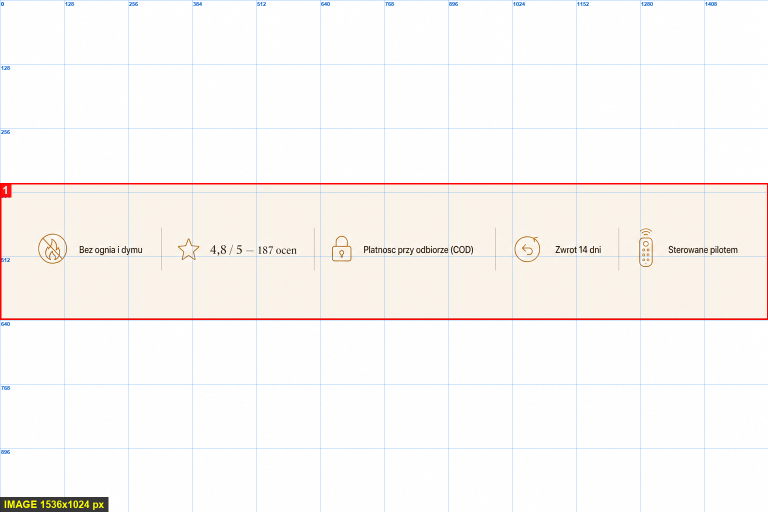
#> input picture scripts/mockup-tools/FABRYKA-migotek/ir/02-zaufanie-annotated.png, 1536 x 1024 px (shown at 1/2 size)
$ python -i sekcja-diff.py   (imports and definitions only)   (older library calls are emulated)
#> lines starting #> are read from the running program, lines starting #| are printed output that depends on the picture
# -*- coding: utf-8 -*-
"""
sekcja-diff.py <url|plik> <makiety-dir> <out-dir> [--manifest id=NN-file.png,id2=NN2-file.png] [--width 1280]

DOWÓD per sekcja (F7.1 GATE). Headless Chrome (CDP, wlasny profil — precedens LEDGER: profil MCP
bywa zajety), Emulation.setDeviceMetricsOverride (Chrome clampuje okno do ~500px, wiec metryki
narzucamy przez override, nie --window-size). Kroki:
  1) load file:///url, wymus stan finalny (reveal .in, transitions off), przescrolluj (lazy img),
  2) getBoundingClientRect kazdej <section id> (+ .sticky-buy) w koordach dokumentu,
  3) pelny screenshot (captureBeyondViewport, clip 0..docH),
  4) crop renderu per sekcja,
  5) mapowanie id->NN (manifest w argumencie LUB auto: sekcje wg y  x  makiety wg NN),
  6) skladanka [makieta | render] + SSIM (skimage, wspolny resize),
  7) zapis dopasowanie/NN-<id>.png + dopasowanie/DOPASOWANIE.md (tabela: sekcja - SSIM - werdykt).

Wymaga: Chrome + numpy + Pillow + scikit-image.
"""
import sys, os, io, json, time, subprocess, socket, urllib.request, base64, tempfile, shutil, re, glob, math
from PIL import Image, ImageDraw, ImageFont
import numpy as np
from skimage.metrics import structural_similarity as ssim
# [4 lines not run here, left out]

CHROME_CANDS = [
    r"C:\Program Files\Google\Chrome\Application\chrome.exe",
    r"C:\Program Files (x86)\Google\Chrome\Application\chrome.exe",
    os.path.expandvars(r"%LOCALAPPDATA%\Google\Chrome\Application\chrome.exe"),
]
# [4 lines left out: function chrome_path, not called in this run]
def free_port():
    s=socket.socket(); s.bind(("127.0.0.1",0)); p=s.getsockname()[1]; s.close(); return p
def cdp_get(port,path):
    return json.loads(urllib.request.urlopen("http://127.0.0.1:%d%s"%(port,path),timeout=5).read())
# [6 lines left out: function wait_debugger, not called in this run]

class WS:
    # [33 lines left out: functions __init__, _frame, _recv_frame, call, not called in this run]

FORCE_FINAL = (
    "var s=document.createElement('style');"
    "s.textContent='*{transition:none!important;animation:none!important}"
    " .reveal,[data-mo]{opacity:1!important;transform:none!important;visibility:visible!important}"
    " .hero-media,[data-mo=\"hero-scene\"],.prob-scene,.final-scene,.benefits-scene{opacity:1!important;transform:none!important}';"
    "document.head.appendChild(s);"
    "document.documentElement.classList.remove('anim');"
    "document.querySelectorAll('.reveal').forEach(function(e){e.classList.add('in');});"
)

RECTS_JS = r"""
(function(){
  var out=[];
  document.querySelectorAll('section[id], .sticky-buy').forEach(function(el){
    var r=el.getBoundingClientRect();
    var id=el.id|| (el.className.indexOf('sticky-buy')>-1?'sticky':(el.className.split(' ')[0]||'?'));
    if(r.height<4) return;
    out.push({id:id,x:Math.max(0,Math.round(r.x)),y:Math.round(r.y+window.scrollY),
              w:Math.round(r.width),h:Math.round(r.height)});
  });
  return JSON.stringify({rects:out,docH:Math.max(document.body.scrollHeight,document.documentElement.scrollHeight),
                         vw:window.innerWidth});
})()
"""

STRUCT_JS = r"""
(function(){
  function sig(el){var cls=(el.className&&el.className.split)?el.className.split(' ')[0]:'';return el.tagName+'.'+cls;}
  function isFullBleedScene(el,SW,SH){var r=el.getBoundingClientRect();var cs=getComputedStyle(el);
    var big=(r.width*r.height)>=0.55*SW*SH; var abs=(cs.position==='absolute'||cs.position==='fixed');
    return big&&abs;}
  function natOf(el){ if(el.tagName==='IMG') return [el.naturalWidth||0, el.naturalHeight||0];
    if(el.tagName==='VIDEO') return [el.videoWidth||0, el.videoHeight||0];
    var im=el.querySelector&&el.querySelector('img'); if(im) return [im.naturalWidth||0, im.naturalHeight||0]; return [0,0]; }
  function ofOf(el){ var e=el; if(el.tagName==='PICTURE'){var im=el.querySelector('img'); if(im)e=im;}
    return getComputedStyle(e).objectFit||''; }
  var sections=[];
  document.querySelectorAll('section[id]').forEach(function(sec){
    var sr=sec.getBoundingClientRect();var SX=sr.x,SYY=sr.y+window.scrollY,SW=sr.width,SH=sr.height;
    if(SH<4) return;
    // ---- repeated tiles: largest group of similar-width siblings, area>=1.5% sekcji, poza <svg> ----
    var best=null; var all=sec.querySelectorAll('*'); var conts=[];
    for(var i=0;i<all.length;i++){ if(all[i].closest('svg')) continue; if(all[i].children&&all[i].children.length>=3) conts.push(all[i]); }
    conts.forEach(function(cont){ var groups={};
      for(var j=0;j<cont.children.length;j++){ var c=cont.children[j]; if(c.closest('svg')&&c.tagName!=='SVG') continue;
        var r=c.getBoundingClientRect(); if(r.width<8||r.height<8) continue;
        if(r.width*r.height < 0.015*SW*SH) continue;
        (groups[sig(c)]=groups[sig(c)]||[]).push({w:r.width,h:r.height,x:r.x,y:r.y+window.scrollY}); }
      for(var s in groups){ var g=groups[s]; if(g.length<3) continue;
        var ws=g.map(function(o){return o.w;}); var mean=ws.reduce(function(a,b){return a+b;},0)/ws.length;
        var sd=Math.sqrt(ws.reduce(function(a,b){return a+(b-mean)*(b-mean);},0)/ws.length);
        if(mean<=0||sd/mean>0.3) continue; var score=g.length*mean;
        if(!best||score>best.score) best={sig:s,members:g,score:score}; } });
    var tiles=null;
    if(best){ var ys=best.members.map(function(m){return m.y;}); var minY=Math.min.apply(null,ys);
      var hs=best.members.map(function(m){return m.h;}).sort(function(a,b){return a-b;}); var medH=hs[Math.floor(hs.length/2)];
      var cols=best.members.filter(function(m){return m.y-minY<medH*0.5;}).length;
      var wss=best.members.map(function(m){return m.w;}).sort(function(a,b){return a-b;}); var medW=wss[Math.floor(wss.length/2)];
      tiles={sig:best.sig,count:best.members.length,cols:cols,medWpct:medW/SW,medHpct:medH/SH,ar:medW/medH,
             yband:[(minY-SYY)/SH, (Math.max.apply(null,best.members.map(function(m){return m.y+m.h;}))-SYY)/SH]}; }
    // ---- images (in-flow, poza full-bleed sceną). Pomijamy <img> wewnątrz <picture> (podwójne
    //      liczenie tego samego kadru). objectFit+natW/H → self-check „pustka" (letterbox contain). ----
    var imgs=[];
    sec.querySelectorAll('img,video,picture').forEach(function(im){
      if(im.tagName==='IMG' && im.closest('picture')) return;
      var r=im.getBoundingClientRect();
      if(r.width*r.height<0.01*SW*SH) return; var fb=isFullBleedScene(im,SW,SH); var nat=natOf(im);
      imgs.push({xpct:(r.x-SX)/SW,wpct:r.width/SW,ypct:(r.y+window.scrollY-SYY)/SH,hpct:r.height/SH,
                 cxpct:((r.x+r.width/2)-SX)/SW,cypct:((r.y+window.scrollY+r.height/2)-SYY)/SH,
                 areaPct:(r.width*r.height)/(SW*SH),ar:r.height/r.width,fullbleed:fb,
                 boxW:r.width,boxH:r.height,natW:nat[0],natH:nat[1],objectFit:ofOf(im)}); });
    imgs.sort(function(a,b){return b.areaPct-a.areaPct;});
    // ---- text column (reading column: pomiń pełnoszerokie bloki >0.8 z prawej krawędzi) ----
    var minL=Infinity,maxR=-Infinity,any=false;
    sec.querySelectorAll('h1,h2,h3,p,li,summary,.eyebrow,.lead').forEach(function(t){
      var tr=t.getBoundingClientRect(); var txt=(t.textContent||'').trim();
      if(tr.width<10||tr.height<6||txt.length<2) return; var wpct=tr.width/SW; any=true;
      if((tr.x-SX)/SW<minL) minL=(tr.x-SX)/SW;
      if(wpct<0.8 && (tr.x+tr.width-SX)/SW>maxR) maxR=(tr.x+tr.width-SX)/SW; });
    var content=null;
    if(any&&maxR>0){ var L=Math.max(0,minL),R=Math.max(0,1-maxR); content={leftGut:L,rightGut:R,asym:Math.abs(L-R),colW:Math.max(0,maxR-minL)}; }
    // ---- wrap (kontener max-width) — do pomiaru gutterów W RENDERZE (self-check, bez makiety) ----
    var wrapEl=sec.querySelector('.wrap, .hero-wrap, .final-wrap, [class*="wrap"]'); var wrap=null;
    if(wrapEl){ var wr=wrapEl.getBoundingClientRect(); wrap={L:(wr.x-SX)/SW, R:(wr.x+wr.width-SX)/SW}; }
    // ---- contentBlock: union bbox treści (tekst+CTA+obrazy in-flow), BEZ scen full-bleed.
    //      Ostatnia solidna „dolna krawędź treści" (pustka-w-sekcji) + gutter-hug (przyklejenie do boku). ----
    var cbL=Infinity,cbR=-Infinity,cbB=-Infinity,cbN=0;
    function cbAdd(r){ var l=(r.x-SX)/SW,rr=(r.x+r.width-SX)/SW,b=(r.y+window.scrollY+r.height-SYY)/SH;
      if(l<cbL)cbL=l; if(rr>cbR)cbR=rr; if(b>cbB)cbB=b; cbN++; }
    sec.querySelectorAll('h1,h2,h3,h4,h5,h6,p,li,summary,blockquote,figcaption,.eyebrow,.lead,a.btn,button,[data-checkout]').forEach(function(t){
      if(t.closest('svg')) return; var tr=t.getBoundingClientRect(); var txt=(t.textContent||'').trim();
      var isBtn=t.matches('a.btn,button,[data-checkout]');
      if(tr.width<10||tr.height<6) return; if(!isBtn && txt.length<2) return; cbAdd(tr); });
    sec.querySelectorAll('img,video,picture').forEach(function(im){ if(im.tagName==='IMG'&&im.closest('picture'))return;
      var r=im.getBoundingClientRect(); if(r.width*r.height<0.01*SW*SH) return; if(isFullBleedScene(im,SW,SH))return; cbAdd(r); });
    var contentBlock = cbN? {L:Math.max(0,cbL),R:Math.min(1,cbR),B:cbB,n:cbN} : null;
    sections.push({id:sec.id,x:SX,y:SYY,w:SW,h:SH,ar:SH/SW,tiles:tiles,imgs:imgs.slice(0,3),content:content,
                   wrap:wrap,contentBlock:contentBlock});
  });
  return JSON.stringify({sections:sections,vw:window.innerWidth});
})()
"""

# PETLA DELT (audyt 18.07): pomiar kluczowych elementow renderu (getComputedStyle +
# getBoundingClientRect) per sekcja -> porownanie z IR makiety -> KONKRETNE delty (font-size,
# kolor tla, pozycja chipa, obecnosc swasha). Wzorzec z viewport-diff.py --measure, tu per-sekcja.
MEASURE_JS = r"""
(function(){
  function px(v){ v=parseFloat(v); return isFinite(v)?Math.round(v):0; }
  function effBg(el){ var e=el;
    while(e){ var c=getComputedStyle(e).backgroundColor;
      if(c && c!=='rgba(0, 0, 0, 0)' && c!=='transparent') return c; e=e.parentElement; }
    return getComputedStyle(document.body).backgroundColor; }
  function biggestHeading(sec){ var best=null,bp=0;
    sec.querySelectorAll('h1,h2,h3,[class*="title"],[class*="hero-h"],[class*="headline"]').forEach(function(t){
      var tx=(t.textContent||'').trim(); if(tx.length<2) return;
      var r=t.getBoundingClientRect(); if(r.width<10||r.height<8) return;
      var fp=px(getComputedStyle(t).fontSize); if(fp>bp){ bp=fp; best=t; } });
    return best; }
  function meas(el,SX,SW){ if(!el) return null; var cs=getComputedStyle(el); var r=el.getBoundingClientRect();
    var tx=(el.textContent||'').trim().slice(0,32);
    return {px:px(cs.fontSize), weight:cs.fontWeight, color:cs.color,
            cx:((r.x+r.width/2)-SX)/SW, sample:tx}; }
  var PRICE='.hero-price,.price,[class*="price"],[class*="cena"],[class*="kwota"]';
  var EYE='.eyebrow,[class*="eyebrow"],[class*="kicker"],[class*="overline"]';
  var out={};
  document.querySelectorAll('section[id]').forEach(function(sec){
    var sr=sec.getBoundingClientRect(); var SX=sr.x, SW=sr.width; if(SW<4) return;
    var hi=[];
    sec.querySelectorAll('.hi,[class*="hi-"],mark,u,[class*="underline"],[class*="swash"],[class*="squiggle"]').forEach(function(e){
      var r=e.getBoundingClientRect(); if(r.width<6||r.height<6) return;
      hi.push({x:Math.round(r.x), y:Math.round(r.y+window.scrollY), w:Math.round(r.width), h:Math.round(r.height)}); });
    var chips=[];
    sec.querySelectorAll('[class*="chip"],[class*="trust"],[class*="badge"],[class*="rating"],[class*="stars"]').forEach(function(e){
      var r=e.getBoundingClientRect(); if(r.width<8||r.height<8||r.width>0.6*SW) return;
      chips.push({cx:((r.x+r.width/2)-SX)/SW, w:r.width/SW}); });
    out[sec.id]={w:Math.round(SW), bg:effBg(sec), h1:meas(biggestHeading(sec),SX,SW),
                 price:meas(sec.querySelector(PRICE),SX,SW), eyebrow:meas(sec.querySelector(EYE),SX,SW),
                 hi:hi, chips:chips};
  });
  return JSON.stringify(out);
})()
"""

# [60 lines left out: functions render_full, load_makieta_map, not called in this run]

# mobile: makieta tylko dla wybranych sekcji (hero, wideo). Mapa id->plik po slowach kluczowych.
MOBILE_MK_TOKENS = {
    "hero": ["hero"],
    "wideo": ["wideo", "video"],
    "video": ["wideo", "video"],
    "demo": ["demo"],
    "interakcja": ["interakcja"],
}
# [57 lines left out: functions load_makieta_mobile_map, composite_render_only, ssim_score, composite, not called in this run]

MOBILE_MARK = "<!-- MOBILE-390 -->"

# [66 lines left out: functions merge_mobile_md, run_mobile, not called in this run]

# ============================================================================
# LAYOUT-DIFF STRUKTURALNY (R13) — IR makiety (bbox) vs DOM getBoundingClientRect.
# Checki w % szerokosci sekcji. Wynik = kolumna LAYOUT w DOPASOWANIE.md; gate-check
# czyta ja jako severity FAIL. Progi w gate-manifest.json (layout_diff.progi).
# ============================================================================
SCRIPT_DIR = os.path.dirname(os.path.abspath(__file__))

# [7 lines left out: function load_layout_cfg, not called in this run]

def _norm_id(s):
    return re.sub(r"[-_/. ]", "", (s or "").lower())

# [60 lines left out: functions resolve_type, ensure_ir, ir_content_bbox, ir_text_asym, ir_image_slot, not called in this run]

def makieta_columns(makieta_path, yband=None):
    try:
        import cv2
    except Exception:
        return None
    im = cv2.imread(makieta_path)
#> im is the input picture: shape (1024, 1536, 3); mean B, G, R 245.3, 247.1, 250.1
    if im is None: return None
    H, W = im.shape[:2]
#> H = 1024; W = 1536
    y0, y1 = (0.30, 0.92) if not yband else (max(0.0, yband[0]), min(1.0, yband[1]))
    if y1-y0 < 0.05: y0, y1 = 0.30, 0.92
    strip = im[int(H*y0):int(H*y1), :]
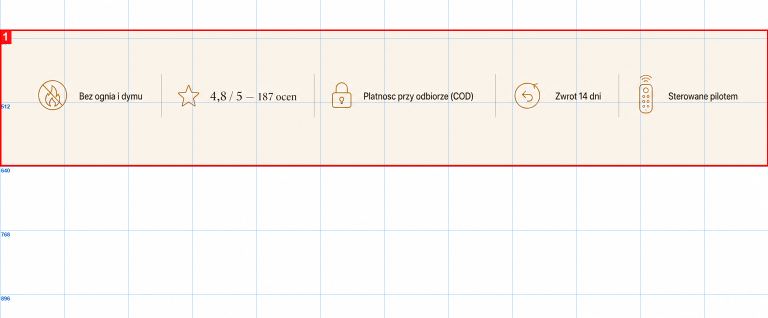
#> strip: shape (635, 1536, 3) (shown at 1/2 size); mean B, G, R 241.3, 244.5, 249.8
    g = cv2.cvtColor(strip, cv2.COLOR_BGR2GRAY)
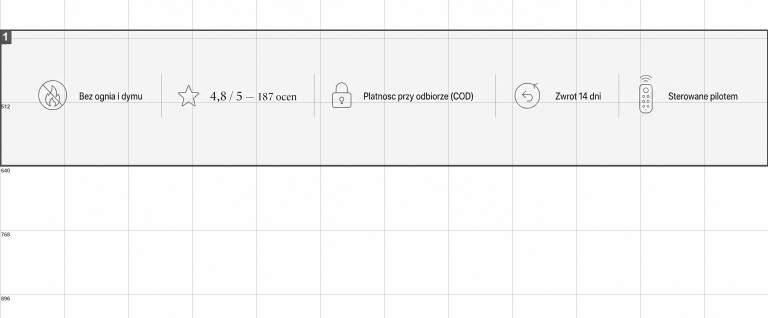
#> g: shape (635, 1536) (shown at 1/2 size); min 0, max 255, mean 245.7
    sob = np.abs(cv2.Sobel(g, cv2.CV_32F, 1, 0, ksize=3))
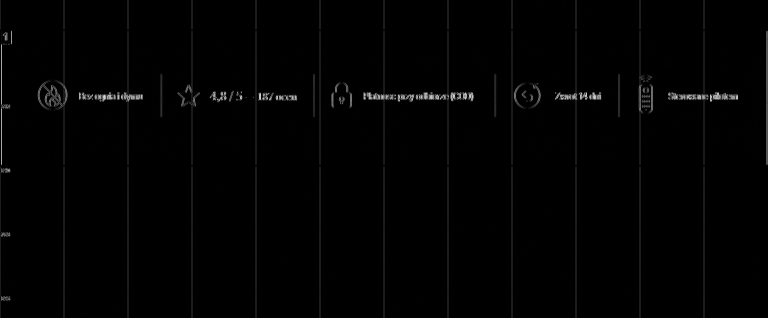
#> sob: shape (635, 1536) float32 (shown at 1/2 size); min 0, max 1001, mean 10.5; drawn with min black and max white
    prof = sob.sum(axis=0); prof = prof/(prof.max()+1e-6)
#> after `prof = sob.sum(axis=0)`: prof = 1536 values, max 179981 at index 1534, min 0 at index 0, mean 6654.6
#> after `prof = prof / (prof.max() + 1e-06)`: prof = 1536 values, max 1 at index 1534, min 0 at index 0, mean 0.037
    k = max(3, int(W*0.01)); prof = np.convolve(prof, np.ones(k)/k, mode="same")
#> after `k = max(3, int(W * 0.01))`: k = 15
#> after `prof = np.convolve(prof, np.ones(k) / k, mode='same')`: prof = 1536 values, max 0.22 at index 8, min 0.00428 at index 1226, mean 0.036
    fg = prof > 0.10; runs = []; s = None
    for i, v in enumerate(fg):
        if v and s is None: s = i
        if not v and s is not None:
            if i-s > W*0.05: runs.append((s, i))
            s = None
#> this loop made 1536 passes
#> v on passes 1 to 12: True, True, True, True, True, True, True, True, True, True, True, False
#> after the loop, runs = []; s = 1527
    if s is not None and len(fg)-s > W*0.05: runs.append((s, len(fg)))
    ws = sorted((b-a)/W for a, b in runs)
#> ws = []
    if not (2 <= len(runs) <= 10): return None
    return {"cols": len(runs), "medWpct": ws[len(ws)//2]}

# [181 lines left out: functions img_letterbox, layout_checks, ssim_split_scene, _hex_to_rgb, _rgb_from_css, not called in this run]

def _rgb_hex(rgb):
    return "#%02X%02X%02X" % tuple(rgb) if rgb else "?"

# [112 lines left out: functions _srgb_to_lab, deltaE76, _fmt_pct, _ir_topright_chip, region_ssim_copy, swash_accent_report and 1 more, not called in this run]

DELTY_MARK = "<!-- DELTY-POMIAROWE -->"
# [160 lines left out: functions build_delty_block, write_dopasowanie_v2, main, not called in this run]

# [2 lines not run here, left out]

>>> result = makieta_columns('FABRYKA-migotek/ir/02-zaufanie-annotated.png')
